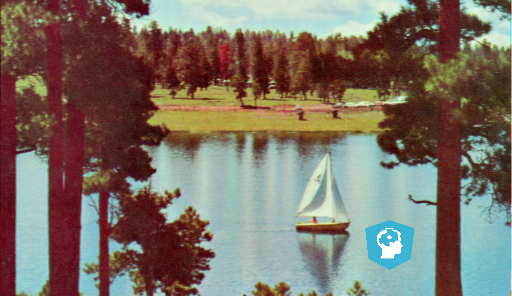
#> input picture Machine_Learning/Python-DM_V/Image_Processing/data/4.2.06_w_logo_2_2.png, 512 x 296 px
$ jupyter execute --allow-errors 3-Introducing_image_processing_and_scikit_image-3.ipynb   (older library calls are emulated)
#> lines starting #> are read from the running program, lines starting #| are printed output that depends on the picture; after the words box and inside, x2 and y2 are one past the last pixel; in counts of white or black regions, pixels touching at a corner belong together
# Introducing image processing and scikit image

## Image reconstruction

* Fixing damaged images
* Text removing
* Logo removing
* Object removing

### Inpainting

* Reconstructing lost parts of images
* Looking at the non-damaged regions

[cell 1]
import matplotlib.pyplot as plt
import numpy as np

[cell 2]
def show_image(image, title='Image', cmap_type='gray'):
    plt.imshow(image, cmap=cmap_type)
    plt.title(title)
    plt.axis('off')
    plt.show()

[cell 3]
image_with_logo = plt.imread('data/4.2.06_w_logo_2_2.png')
#> image_with_logo is the input picture: shape (296, 512, 3) float32; mean R, G, B 0.488, 0.444, 0.4

[cell 4]
# Import the module from restoration
from skimage.restoration import inpaint

# Initialize the mask
mask = np.zeros(image_with_logo.shape[:-1])

# Set the pixels where the logo is to 1
mask[210:272, 360:425] = 1

# Apply inpainting to remove the logo
#> (the rest of this cell did not finish here and is left out)

## Denoising types

* Total variation (TV)
* Bilateral
* Wavelet denoising
* Non-local means denoising

[cell 5]
fruit_image = plt.imread('data/fruits_square.jpg')
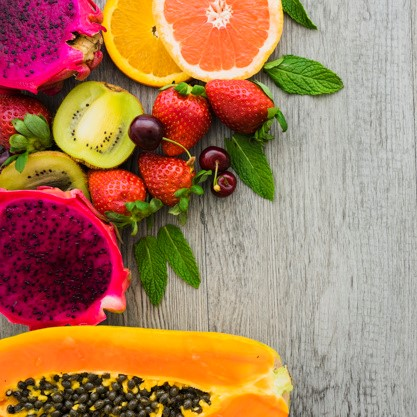
#> input picture Machine_Learning/Python-DM_V/Image_Processing/data/fruits_square.jpg, 417 x 417 px
#> fruit_image is the input picture: shape (417, 417, 3); mean R, G, B 170.2, 126.7, 93.8

[cell 6]
# Import the module and function
from skimage.util import random_noise

# Add noise to the image
noisy_image = random_noise(fruit_image)

# Show original and resulting image
show_image(fruit_image, 'Original')
show_image(noisy_image, 'Noisy image')

[cell 7]
# Import the module and function
from skimage.restoration import denoise_tv_chambolle

# Apply total variation filter denoising
denoised_image = denoise_tv_chambolle(noisy_image,
                                      multichannel=True)

# Show the noisy and denoised images
show_image(noisy_image, 'Noisy')
show_image(denoised_image, 'Denoised image')
show_image(fruit_image, 'Original')

[cell 8]
landscape_image = plt.imread('data/noise-noisy-nature.jpg')
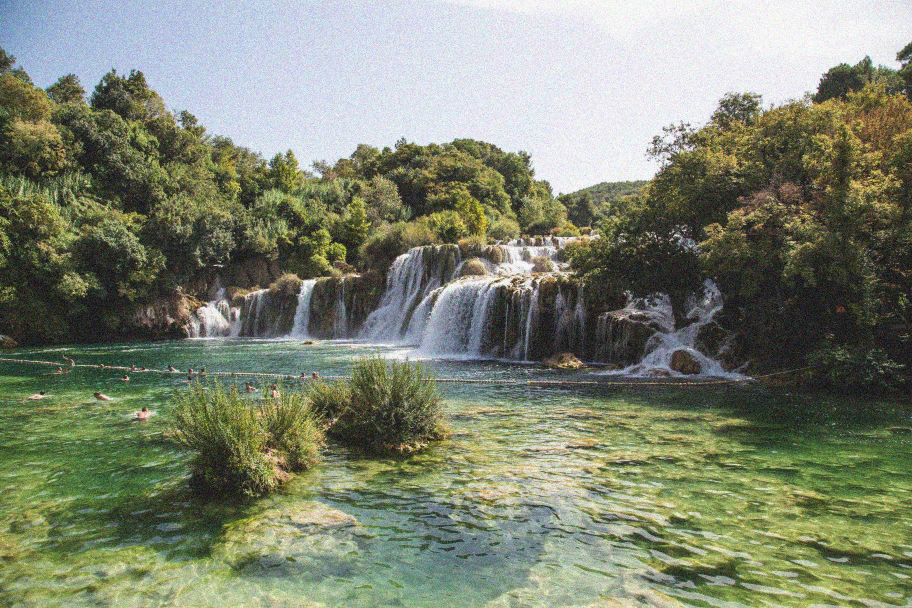
#> input picture Machine_Learning/Python-DM_V/Image_Processing/data/noise-noisy-nature.jpg, 1824 x 1216 px (shown at 1/2 size)
#> landscape_image is the input picture: shape (1216, 1824, 3); mean R, G, B 126.7, 132.9, 113.2

[cell 9]
# Import bilateral denoising function
from skimage.restoration import denoise_bilateral

# Apply bilateral filter denoising
denoised_image = denoise_bilateral(landscape_image,
                                   multichannel=True)
#> denoised_image: shape (1216, 1824, 3) float64

# Show original and resulting images
show_image(landscape_image, 'Noisy image')
show_image(denoised_image, 'Denoised image')

## Superpixel segmentation

[cell 10]
face_image = plt.imread('data/chinese.jpg')
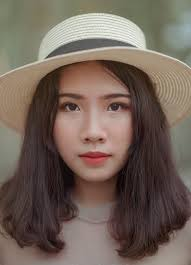
#> input picture Machine_Learning/Python-DM_V/Image_Processing/data/chinese.jpg, 191 x 265 px
#> face_image is the input picture: shape (265, 191, 3); mean R, G, B 114.6, 99.2, 89

[cell 11]
# Import the slic function from segmentation module
from skimage.segmentation import slic

# Import the label2rgb function from color module
from skimage.color import label2rgb

# Obtain the segmentation with 400 regions
segments = slic(face_image, n_segments= 400)
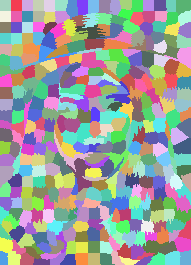
#> segments: shape (265, 191) int64; 373 distinct labels, from 1 to 373; one colour per label, 0 black

# Put segments on top of original image to compare
segmented_image = label2rgb(segments, face_image, kind='avg')

# Show the segmented image
show_image(segmented_image, "Segmented image, 400 superpixels")

## Finding countours

In this exercise we'll find the contour of a horse.

For that we will make use of a binarized image provided by scikit-image in its data module. Binarized images are easier to process when finding contours with this algorithm. Remember that contour finding only supports 2D image arrays.

[cell 12]
def show_image_contour(image, contours):
    plt.figure()
    for n, contour in enumerate(contours):
        plt.plot(contour[:, 1], contour[:, 0], linewidth=3)
    plt.imshow(image, interpolation='nearest', cmap='gray_r')
    plt.title('Contours')
    plt.axis('off')
    plt.show()

[cell 13]
# Import the modules
from skimage import data, measure

# Obtain the horse image
horse_image = data.horse()
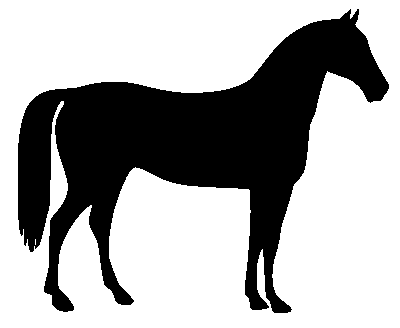
#> input picture skimage.data.horse(), 400 x 328 px
#> horse_image is the input picture: shape (328, 400) bool; 66.9% white; 1 black region, box (x1, y1, x2, y2) and area: (18, 9, 389, 313) 43412

# Find the contours with a constant level value of 0.8
contours = measure.find_contours(horse_image, 0.8)
#> contours = 2 point arrays, longest 2645 points

# Shows the image with contours found
show_image_contour(horse_image, contours)
#> the loop in show_image_contour, `for n, contour in enumerate(contours):` made 2 passes

[cell 14]
image_dices = plt.imread('data/dices.png')
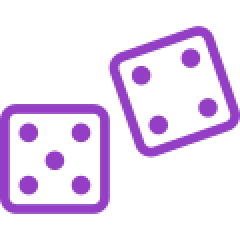
#> input picture Machine_Learning/Python-DM_V/Image_Processing/data/dices.png, 120 x 120 px (shown 2 times larger)
#> image_dices is the input picture: shape (120, 120, 4) float32; mean R, G, B, A 0.118, 0.049, 0.158, 0.17

[cell 15]
from skimage.color import rgb2gray
from skimage.filters import threshold_otsu

[cell 16]
# Make the image grayscale
image_dices = rgb2gray(image_dices)
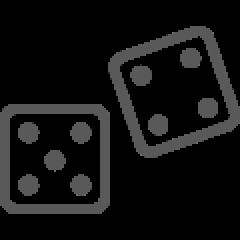
#> image_dices: shape (120, 120) float32 (shown 2 times larger); min 0, max 0.428, mean 0.0715

# Obtain the optimal thresh value
thresh = threshold_otsu(image_dices)
#> thresh = 0.000836

# Apply thresholding
binary = image_dices > thresh
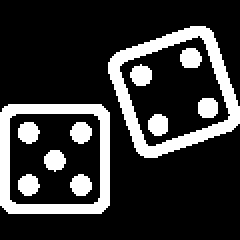
#> binary: shape (120, 120) bool (shown 2 times larger); 20.4% white; 11 white regions, largest, box (x1, y1, x2, y2) and area: (54, 13, 120, 79) 1135, (0, 52, 55, 107) 980, (9, 61, 20, 72) 93

# Find contours at a constant value of 0.8
contours = measure.find_contours(binary, 0.8)
#> contours = 13 point arrays, longest 255 points

# Show the image
show_image_contour(image_dices, contours)
#> the loop in show_image_contour (call 2), `for n, contour in enumerate(contours):` made 13 passes
#> in show_image_contour (call 2), `plt.show()`:
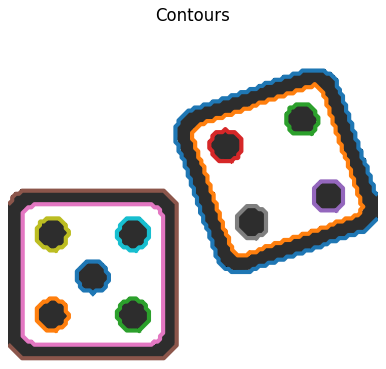
#> figure drawn by matplotlib, 1 panel

This time we'll determine what number was rolled for the dice, by counting the dots in the image.

The contours found in the previous exercise are preloaded as contours.

Create a list with all contour's shapes as `shape_contours`. You can see all the contours shapes by calling `shape_contours` in the console, once you have created it.

Check that most of the `contours` aren't bigger in size than 50. If you count them, they are the exact number of dots in the image.

[cell 17]
# Create list with the shape of each contour
shape_contours = [cnt.shape[0] for cnt in contours]
#> shape_contours = [255, 221, 43, 45, 41, 173, 181, 43, 45, 45, 45, 45, 45]

# Set 50 as the maximum size of the dots shape
max_dots_shape = 50

# Count dots in contours excluding bigger than dots size
dots_contours = [cnt for cnt in contours if np.shape(cnt)[0] < max_dots_shape]
#> dots_contours = 9 point arrays, longest 45 points

# Shows all contours found
show_image_contour(binary, contours)
#> the loop in show_image_contour (call 3), `for n, contour in enumerate(contours):` made 13 passes
#> in show_image_contour (call 3), `plt.show()`:
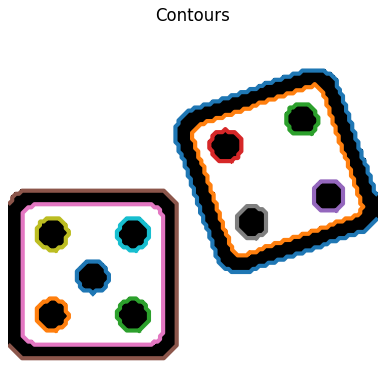
#> figure drawn by matplotlib, 1 panel

# Print the dice's number
print("Dice's dots number: {}. ".format(len(dots_contours)))
#| Dice's dots number: 9.
